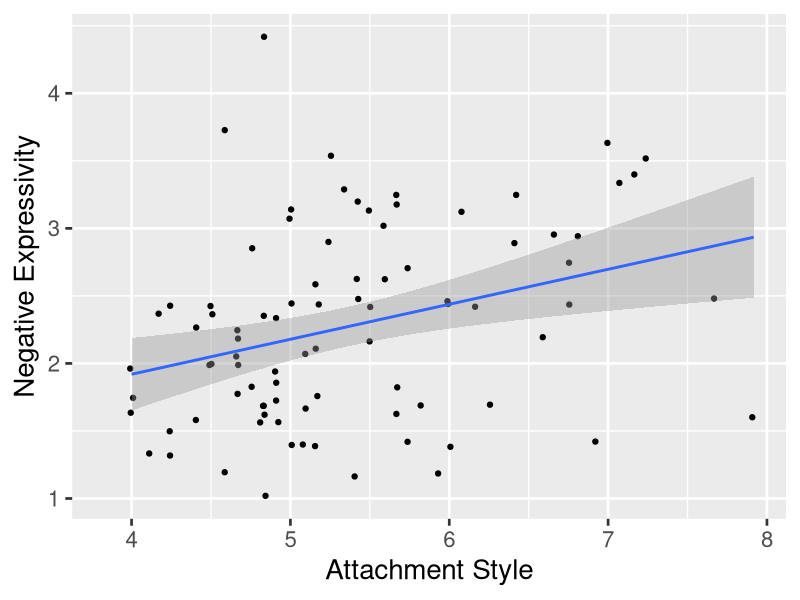

Source code (R):
## ---- chunk 1
#Remember, 'html' refers to websites...this will be placed in the Github

#'toc' refers to 'Table of Contents'
#'toc_float' refers to placing the toc to the left-hand side of the page
#'include=FALSE'corresponds to not putting this in the final output
#Do not have spaces in chunk names
## ---- chunk 2
#Install:install.packages("haven") in the Console window
#This will allow you to upload a ".sav" file

#In addition, click the "Knit" button from the Script Window, go to "Knit Directory" and click on "Project Directory"

## ---- chunk 3
library(haven)
## ---- chunk 4
#Load the data
labdata<-read_sav("SummerStatsFinalProject/data_ier 2.sav")
## ---- chunk 5

#Process
#Condense vignette 1 & 2 (postive,target's willingness to express emotion to partner)
#condense vignette 3 & 4 (negative,target's willingness to express emotion to partner)

labdata$positive_exp<-rowMeans(labdata[,c(10,20)])
labdata$negative_exp<-rowMeans(labdata[,c(30,40)])

#"labdata$positive_exp", refers to adding a new titled column into my dataset
#"<-rowMeans(labdata[,c(10,20)])", refers to combining both scores on the positive vignettes, as each Target participant was assessed twice

#Same goes for the negative vignettes

#Here is how to check you have added these new variable or 'condensed' columns
colnames(labdata)
## ---- chunk 6
#Target Measure Only

#There were 4 vignettes, 2 negative and 2 positives
#Each one had 8 related emotions rated on intensity

#Regulator's instructions: "Imagine that your partner called you and started talking about their day. Below are short sections of what they said. Please rate which emotions and the intensity of the emotions that your partner might have felt during the day whey were expereincing the events they are describing."

#Target's instructions: "Imagine that you called your partner and started talking about your day. Below are short sections from your talk. Please rate the intensity of the emotions you might have experienced during the times you are talking."


#Here: Target's willingness to express emotions

 
c(summary(labdata$negative_exp),"SD"=sd(labdata$negative_exp,na.rm=T))

c(summary(labdata$positive_exp),"SD"=sd(labdata$positive_exp,na.rm=T))

#Key reminder: "na.rm=T" removes any NA values if any, scan data prior
## ---- chunk 7
#Scale used: Revised Adult Attachment Scale 

  #Two separate subscales in this questionnaire each assess avoidant and anxious            attachment style
  
      #Each participant can have different scores for each category such as: Low and high,        high and low, high and high, or low and low variations

c(summary(labdata$Target_Attachment_Avoidance),"SD"=sd(labdata$Target_Attachment_Avoidance,na.rm=T))

c(summary(labdata$Target_Attachment_Anxiety),"SD"=sd(labdata$Target_Attachment_Anxiety,na.rm=T))
## ---- chunk 8

p1<-lm(negative_exp~Target_Attachment_Avoidance+Target_Attachment_Anxiety, data=labdata)

summary(p1)

#Generate the Graph

#Remember to install "ggplot2"

#Load
library(ggplot2)

plotp1<-ggplot(data=labdata,
              aes(x= Target_Attachment_Avoidance+Target_Attachment_Anxiety,
                  y=negative_exp))+
  labs(x="Attachment Style",
       y="Negative Expressivity")+
  geom_jitter()+
  geom_smooth(method="lm")+
  theme_gray(base_size=20)

#Output the graph

plotp1

                    
## ---- chunk 9
p2<-lm(negative_exp~Target_Attachment_Avoidance+Target_Attachment_Anxiety, data=labdata)

summary(p2)

